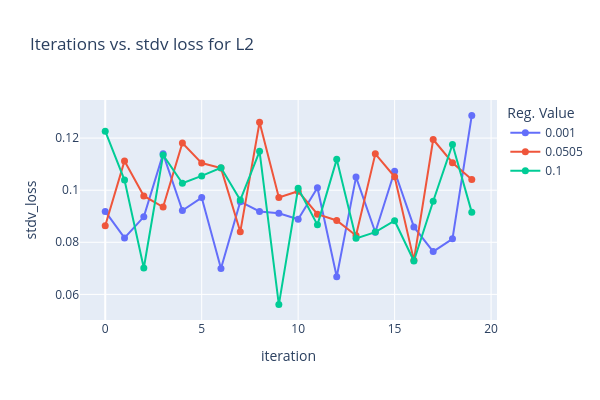
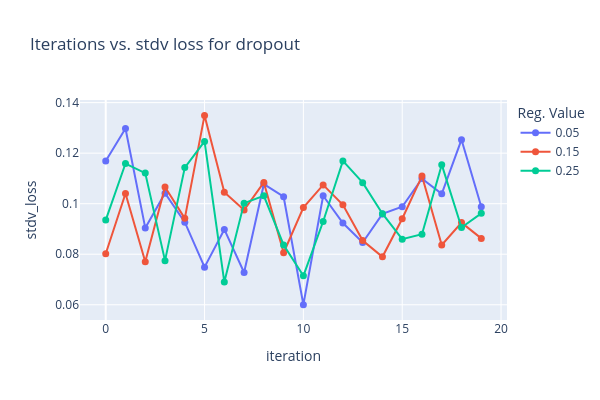

Notebook cell for these charts, in order:
### Code cell
# Group by 'reg_type'
# grouped_by_reg_type = value.groupby('reg_type')

# Iterate over each group of reg_type
for reg_type, reg_type_group in grouped_by_reg_type:
    # Group by 'reg_value' within each reg_type group
    grouped_by_reg_value = reg_type_group.groupby('reg_value')
    
    # Create a figure for the current reg_type
    fig = go.Figure()
    
    # Iterate over each group of reg_value within the current reg_type group
    for reg_value, reg_value_group in grouped_by_reg_value:
        fig.add_trace(go.Scatter(x=reg_value_group['instance_no'], y=reg_value_group['stdv_loss'], 
                                 mode='lines+markers', name=reg_value,
                                 marker=dict(size=7)))
    
    fig.update_layout(legend=dict(title="Reg. Value"))
    fig.update_layout(title=f'Iterations vs. stdv loss for {reg_type}',
                      xaxis_title='iteration',
                      yaxis_title='stdv_loss',
                      width=600,  # Set width of the plot
                      height=400)  # Set height of the plot
    
    # Show the plot for the current reg_type
    fig.show()

### Figure 1 — Plotly figure (JSON) as saved in the notebook; plotly's stock layout.template omitted (floating-point values rounded to 4 significant figures)
{"data": [{"marker": {"size": 7}, "mode": "lines+markers", "name": "0.001", "type": "scatter", "x": [0, 1, 2, 3, 4, 5, 6, 7, 8, 9, 10, 11, 12, 13, 14, 15, 16, 17, 18, 19], "y": [0.09184, 0.08168, 0.08979, 0.114, 0.09218, 0.09715, 0.06994, 0.09559, 0.09183, 0.09114, 0.08887, 0.1009, 0.06679, 0.105, 0.08387, 0.1073, 0.0859, 0.07644, 0.08132, 0.1287]}, {"marker": {"size": 7}, "mode": "lines+markers", "name": "0.0505", "type": "scatter", "x": [0, 1, 2, 3, 4, 5, 6, 7, 8, 9, 10, 11, 12, 13, 14, 15, 16, 17, 18, 19], "y": [0.08632, 0.1112, 0.09781, 0.0935, 0.1181, 0.1104, 0.1085, 0.08402, 0.1261, 0.09717, 0.09958, 0.09079, 0.08837, 0.08262, 0.1139, 0.1052, 0.07306, 0.1195, 0.1106, 0.1041]}, {"marker": {"size": 7}, "mode": "lines+markers", "name": "0.1", "type": "scatter", "x": [0, 1, 2, 3, 4, 5, 6, 7, 8, 9, 10, 11, 12, 13, 14, 15, 16, 17, 18, 19], "y": [0.1226, 0.1039, 0.07014, 0.1135, 0.1027, 0.1055, 0.1086, 0.09621, 0.1149, 0.05607, 0.1008, 0.08669, 0.1118, 0.0815, 0.08391, 0.08828, 0.0728, 0.09577, 0.1176, 0.09149]}], "layout": {"height": 400, "legend": {"title": {"text": "Reg. Value"}}, "title": {"text": "Iterations vs. stdv loss for L2"}, "width": 600, "xaxis": {"title": {"text": "iteration"}}, "yaxis": {"title": {"text": "stdv_loss"}}}}

### Figure 2 — Plotly figure (JSON) as saved in the notebook; plotly's stock layout.template omitted (floating-point values rounded to 4 significant figures)
{"data": [{"marker": {"size": 7}, "mode": "lines+markers", "name": "0.05", "type": "scatter", "x": [0, 1, 2, 3, 4, 5, 6, 7, 8, 9, 10, 11, 12, 13, 14, 15, 16, 17, 18, 19], "y": [0.1169, 0.1298, 0.09042, 0.1041, 0.09268, 0.07488, 0.08981, 0.07275, 0.1077, 0.1028, 0.06005, 0.1031, 0.09235, 0.08462, 0.09596, 0.09879, 0.1099, 0.1039, 0.1253, 0.09878]}, {"marker": {"size": 7}, "mode": "lines+markers", "name": "0.15", "type": "scatter", "x": [0, 1, 2, 3, 4, 5, 6, 7, 8, 9, 10, 11, 12, 13, 14, 15, 16, 17, 18, 19], "y": [0.0802, 0.104, 0.077, 0.1066, 0.09419, 0.135, 0.1045, 0.09751, 0.1084, 0.08059, 0.09848, 0.1074, 0.09958, 0.08544, 0.07897, 0.09403, 0.1109, 0.08365, 0.09251, 0.08626]}, {"marker": {"size": 7}, "mode": "lines+markers", "name": "0.25", "type": "scatter", "x": [0, 1, 2, 3, 4, 5, 6, 7, 8, 9, 10, 11, 12, 13, 14, 15, 16, 17, 18, 19], "y": [0.09351, 0.1159, 0.1121, 0.07746, 0.1143, 0.1247, 0.06897, 0.1002, 0.1031, 0.08366, 0.07146, 0.09296, 0.1169, 0.1083, 0.09603, 0.08596, 0.08794, 0.1155, 0.09058, 0.09619]}], "layout": {"height": 400, "legend": {"title": {"text": "Reg. Value"}}, "title": {"text": "Iterations vs. stdv loss for dropout"}, "width": 600, "xaxis": {"title": {"text": "iteration"}}, "yaxis": {"title": {"text": "stdv_loss"}}}}
